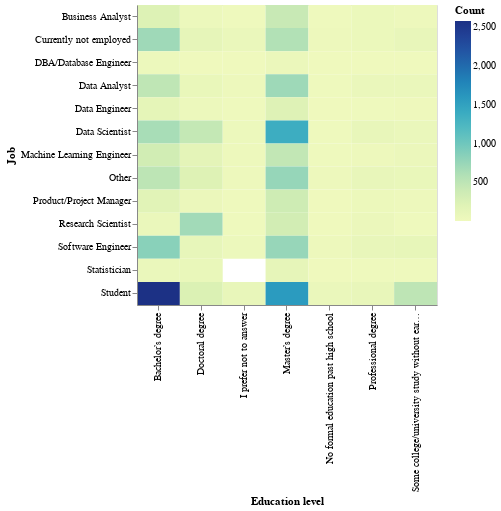

Source (notebook cell):
### Code cell
base = alt.Chart(education_role).mark_rect().encode(
    x = alt.X('Q4', title = 'Education level'),
    y = alt.Y('Q5', title = 'Job'),
    color = alt.Color('sum(Count)', title = 'Count')
).properties(
    width=300,
    height=300
)

base

### Figure 1 — Vega-Lite specification as saved in the notebook (floating-point values rounded to 4 significant figures)
{"config": {"view": {"continuousWidth": 400, "continuousHeight": 300}}, "data": {"name": "data-d59f68033a1584ec1933555be850841a"}, "mark": "rect", "encoding": {"color": {"type": "quantitative", "aggregate": "sum", "field": "Count", "title": "Count"}, "x": {"type": "nominal", "field": "Q4", "title": "Education level"}, "y": {"type": "nominal", "field": "Q5", "title": "Job"}}, "height": 300, "width": 300, "$schema": "https://vega.github.io/schema/vega-lite/v4.8.1.json", "datasets": {"data-d59f68033a1584ec1933555be850841a": [{"Q5": "Business Analyst", "Q4": "Bachelor’s degree", "Count": 235, "Total": 798, "Percent": 0.2945}, {"Q5": "Business Analyst", "Q4": "Doctoral degree", "Count": 37, "Total": 798, "Percent": 0.04637}, {"Q5": "Business Analyst", "Q4": "I prefer not to answer", "Count": 15, "Total": 798, "Percent": 0.0188}, {"Q5": "Business Analyst", "Q4": "Master’s degree", "Count": 424, "Total": 798, "Percent": 0.5313}, {"Q5": "Business Analyst", "Q4": "No formal education past high school", "Count": 15, "Total": 798, "Percent": 0.0188}, {"Q5": "Business Analyst", "Q4": "Professional degree", "Count": 50, "Total": 798, "Percent": 0.06266}, {"Q5": "Business Analyst", "Q4": "Some college/university study without earning a bachelor’s degree", "Count": 22, "Total": 798, "Percent": 0.02757}, {"Q5": "Currently not employed", "Q4": "Bachelor’s degree", "Count": 706, "Total": 1652, "Percent": 0.4274}, {"Q5": "Currently not employed", "Q4": "Doctoral degree", "Count": 119, "Total": 1652, "Percent": 0.07203}, {"Q5": "Currently not employed", "Q4": "I prefer not to answer", "Count": 68, "Total": 1652, "Percent": 0.04116}, {"Q5": "Currently not employed", "Q4": "Master’s degree", "Count": 587, "Total": 1652, "Percent": 0.3553}, {"Q5": "Currently not employed", "Q4": "No formal education past high school", "Count": 31, "Total": 1652, "Percent": 0.01877}, {"Q5": "Currently not employed", "Q4": "Professional degree", "Count": 48, "Total": 1652, "Percent": 0.02906}, {"Q5": "Currently not employed", "Q4": "Some college/university study without earning a bachelor’s degree", "Count": 93, "Total": 1652, "Percent": 0.0563}, {"Q5": "DBA/Database Engineer", "Q4": "Bachelor’s degree", "Count": 41, "Total": 125, "Percent": 0.328}, {"Q5": "DBA/Database Engineer", "Q4": "Doctoral degree", "Count": 6, "Total": 125, "Percent": 0.048}, {"Q5": "DBA/Database Engineer", "Q4": "I prefer not to answer", "Count": 7, "Total": 125, "Percent": 0.056}, {"Q5": "DBA/Database Engineer", "Q4": "Master’s degree", "Count": 55, "Total": 125, "Percent": 0.44}, {"Q5": "DBA/Database Engineer", "Q4": "No formal education past high school", "Count": 2, "Total": 125, "Percent": 0.016}, {"Q5": "DBA/Database Engineer", "Q4": "Professional degree", "Count": 8, "Total": 125, "Percent": 0.064}, {"Q5": "DBA/Database Engineer", "Q4": "Some college/university study without earning a bachelor’s degree", "Count": 6, "Total": 125, "Percent": 0.048}, {"Q5": "Data Analyst", "Q4": "Bachelor’s degree", "Count": 501, "Total": 1475, "Percent": 0.3397}, {"Q5": "Data Analyst", "Q4": "Doctoral degree", "Count": 77, "Total": 1475, "Percent": 0.0522}, {"Q5": "Data Analyst", "Q4": "I prefer not to answer", "Count": 29, "Total": 1475, "Percent": 0.01966}, {"Q5": "Data Analyst", "Q4": "Master’s degree", "Count": 715, "Total": 1475, "Percent": 0.4847}, {"Q5": "Data Analyst", "Q4": "No formal education past high school", "Count": 14, "Total": 1475, "Percent": 0.009492}, {"Q5": "Data Analyst", "Q4": "Professional degree", "Count": 70, "Total": 1475, "Percent": 0.04746}, {"Q5": "Data Analyst", "Q4": "Some college/university study without earning a bachelor’s degree", "Count": 69, "Total": 1475, "Percent": 0.04678}, {"Q5": "Data Engineer", "Q4": "Bachelor’s degree", "Count": 134, "Total": 437, "Percent": 0.3066}, {"Q5": "Data Engineer", "Q4": "Doctoral degree", "Count": 40, "Total": 437, "Percent": 0.09153}, {"Q5": "Data Engineer", "Q4": "I prefer not to answer", "Count": 12, "Total": 437, "Percent": 0.02746}, {"Q5": "Data Engineer", "Q4": "Master’s degree", "Count": 215, "Total": 437, "Percent": 0.492}, {"Q5": "Data Engineer", "Q4": "No formal education past high school", "Count": 2, "Total": 437, "Percent": 0.004577}, {"Q5": "Data Engineer", "Q4": "Professional degree", "Count": 13, "Total": 437, "Percent": 0.02975}, {"Q5": "Data Engineer", "Q4": "Some college/university study without earning a bachelor’s degree", "Count": 21, "Total": 437, "Percent": 0.04805}, {"Q5": "Data Scientist", "Q4": "Bachelor’s degree", "Count": 648, "Total": 2676, "Percent": 0.2422}, {"Q5": "Data Scientist", "Q4": "Doctoral degree", "Count": 458, "Total": 2676, "Percent": 0.1712}, {"Q5": "Data Scientist", "Q4": "I prefer not to answer", "Count": 36, "Total": 2676, "Percent": 0.01345}, {"Q5": "Data Scientist", "Q4": "Master’s degree", "Count": 1369, "Total": 2676, "Percent": 0.5116}, {"Q5": "Data Scientist", "Q4": "No formal education past high school", "Count": 15, "Total": 2676, "Percent": 0.005605}, {"Q5": "Data Scientist", "Q4": "Professional degree", "Count": 86, "Total": 2676, "Percent": 0.03214}, {"Q5": "Data Scientist", "Q4": "Some college/university study without earning a bachelor’s degree", "Count": 64, "Total": 2676, "Percent": 0.02392}, {"Q5": "Machine Learning Engineer", "Q4": "Bachelor’s degree", "Count": 350, "Total": 1082, "Percent": 0.3235}, {"Q5": "Machine Learning Engineer", "Q4": "Doctoral degree", "Count": 148, "Total": 1082, "Percent": 0.1368}, {"Q5": "Machine Learning Engineer", "Q4": "I prefer not to answer", "Count": 22, "Total": 1082, "Percent": 0.02033}, {"Q5": "Machine Learning Engineer", "Q4": "Master’s degree", "Count": 471, "Total": 1082, "Percent": 0.4353}, {"Q5": "Machine Learning Engineer", "Q4": "No formal education past high school", "Count": 10, "Total": 1082, "Percent": 0.009242}, {"Q5": "Machine Learning Engineer", "Q4": "Professional degree", "Count": 27, "Total": 1082, "Percent": 0.02495}, {"Q5": "Machine Learning Engineer", "Q4": "Some college/university study without earning a bachelor’s degree", "Count": 54, "Total": 1082, "Percent": 0.04991}, {"Q5": "Other", "Q4": "Bachelor’s degree", "Count": 515, "Total": 1737, "Percent": 0.2965}, {"Q5": "Other", "Q4": "Doctoral degree", "Count": 222, "Total": 1737, "Percent": 0.1278}, {"Q5": "Other", "Q4": "I prefer not to answer", "Count": 31, "Total": 1737, "Percent": 0.01785}, {"Q5": "Other", "Q4": "Master’s degree", "Count": 764, "Total": 1737, "Percent": 0.4398}, {"Q5": "Other", "Q4": "No formal education past high school", "Count": 31, "Total": 1737, "Percent": 0.01785}, {"Q5": "Other", "Q4": "Professional degree", "Count": 96, "Total": 1737, "Percent": 0.05527}, {"Q5": "Other", "Q4": "Some college/university study without earning a bachelor’s degree", "Count": 78, "Total": 1737, "Percent": 0.04491}, {"Q5": "Product/Project Manager", "Q4": "Bachelor’s degree", "Count": 180, "Total": 692, "Percent": 0.2601}, {"Q5": "Product/Project Manager", "Q4": "Doctoral degree", "Count": 53, "Total": 692, "Percent": 0.07659}, {"Q5": "Product/Project Manager", "Q4": "I prefer not to answer", "Count": 10, "Total": 692, "Percent": 0.01445}, {"Q5": "Product/Project Manager", "Q4": "Master’s degree", "Count": 371, "Total": 692, "Percent": 0.5361}, {"Q5": "Product/Project Manager", "Q4": "No formal education past high school", "Count": 7, "Total": 692, "Percent": 0.01012}, {"Q5": "Product/Project Manager", "Q4": "Professional degree", "Count": 45, "Total": 692, "Percent": 0.06503}, {"Q5": "Product/Project Manager", "Q4": "Some college/university study without earning a bachelor’s degree", "Count": 26, "Total": 692, "Percent": 0.03757}, {"Q5": "Research Scientist", "Q4": "Bachelor’s degree", "Count": 67, "Total": 1174, "Percent": 0.05707}, {"Q5": "Research Scientist", "Q4": "Doctoral degree", "Count": 687, "Total": 1174, "Percent": 0.5852}, {"Q5": "Research Scientist", "Q4": "I prefer not to answer", "Count": 15, "Total": 1174, "Percent": 0.01278}, {"Q5": "Research Scientist", "Q4": "Master’s degree", "Count": 337, "Total": 1174, "Percent": 0.2871}, {"Q5": "Research Scientist", "Q4": "No formal education past high school", "Count": 5, "Total": 1174, "Percent": 0.004259}, {"Q5": "Research Scientist", "Q4": "Professional degree", "Count": 54, "Total": 1174, "Percent": 0.046}, {"Q5": "Research Scientist", "Q4": "Some college/university study without earning a bachelor’s degree", "Count": 9, "Total": 1174, "Percent": 0.007666}, {"Q5": "Software Engineer", "Q4": "Bachelor’s degree", "Count": 842, "Total": 1968, "Percent": 0.4278}, {"Q5": "Software Engineer", "Q4": "Doctoral degree", "Count": 100, "Total": 1968, "Percent": 0.05081}, {"Q5": "Software Engineer", "Q4": "I prefer not to answer", "Count": 41, "Total": 1968, "Percent": 0.02083}, {"Q5": "Software Engineer", "Q4": "Master’s degree", "Count": 759, "Total": 1968, "Percent": 0.3857}, {"Q5": "Software Engineer", "Q4": "No formal education past high school", "Count": 29, "Total": 1968, "Percent": 0.01474}, {"Q5": "Software Engineer", "Q4": "Professional degree", "Count": 88, "Total": 1968, "Percent": 0.04472}, {"Q5": "Software Engineer", "Q4": "Some college/university study without earning a bachelor’s degree", "Count": 109, "Total": 1968, "Percent": 0.05539}, {"Q5": "Statistician", "Q4": "Bachelor’s degree", "Count": 67, "Total": 290, "Percent": 0.231}, {"Q5": "Statistician", "Q4": "Doctoral degree", "Count": 80, "Total": 290, "Percent": 0.2759}, {"Q5": "Statistician", "Q4": "Master’s degree", "Count": 115, "Total": 290, "Percent": 0.3966}, {"Q5": "Statistician", "Q4": "No formal education past high school", "Count": 2, "Total": 290, "Percent": 0.006897}, {"Q5": "Statistician", "Q4": "Professional degree", "Count": 15, "Total": 290, "Percent": 0.05172}, {"Q5": "Statistician", "Q4": "Some college/university study without earning a bachelor’s degree", "Count": 11, "Total": 290, "Percent": 0.03793}, {"Q5": "Student", "Q4": "Bachelor’s degree", "Count": 2580, "Total": 5171, "Percent": 0.4989}, {"Q5": "Student", "Q4": "Doctoral degree", "Count": 257, "Total": 5171, "Percent": 0.0497}, {"Q5": "Student", "Q4": "I prefer not to answer", "Count": 92, "Total": 5171, "Percent": 0.01779}, {"Q5": "Student", "Q4": "Master’s degree", "Count": 1581, "Total": 5171, "Percent": 0.3057}, {"Q5": "Student", "Q4": "No formal education past high school", "Count": 66, "Total": 5171, "Percent": 0.01276}, {"Q5": "Student", "Q4": "Professional degree", "Count": 86, "Total": 5171, "Percent": 0.01663}, {"Q5": "Student", "Q4": "Some college/university study without earning a bachelor’s degree", "Count": 509, "Total": 5171, "Percent": 0.09843}]}}
